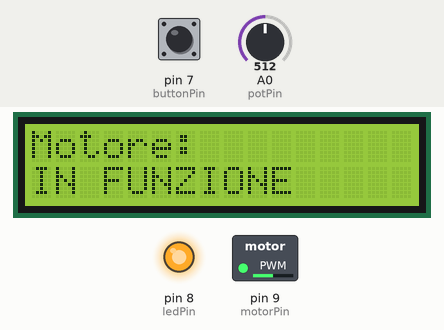
A sketch run on a simulated Arduino Uno, built with avr-gcc and run on an emulated ATmega328P. Parts: 16×2 character LCD, switched loads named in the sketch (green lamp = pin HIGH), output pins drawn as LEDs (lit = HIGH). Inputs (shaded band) come from the test bench; at power-on: pin 7 (buttonPin) HIGH, A0 (potPin) = 512. EEPROM starts erased.

Above: at 7.7 s.
7.8 s: pin 7 (buttonPin) pulled LOW for 0.15 s
At 9.4 s:
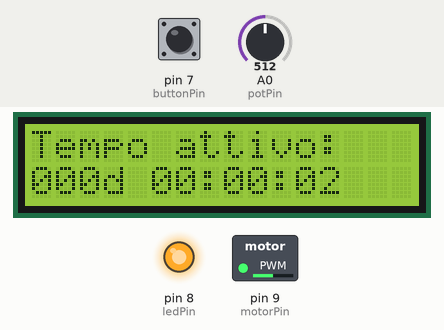
10.9 s: pin 7 (buttonPin) pulled LOW for 1 s
At 13.1 s:
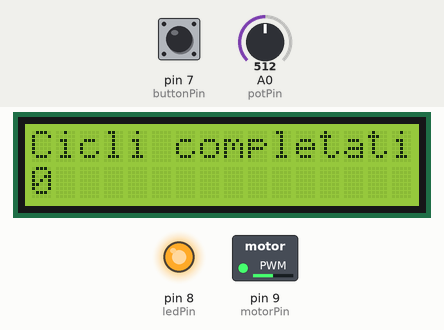
13.4 s: pin 7 (buttonPin) pulled LOW for 0.15 s
At 14.7 s:
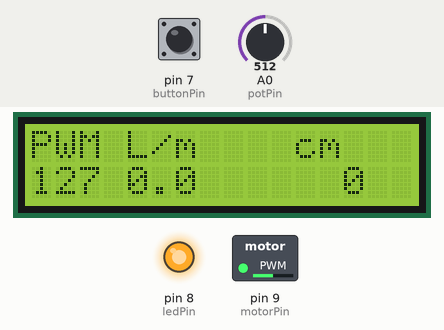
15.0 s: A0 (potPin) set to 716
At 15.4 s:
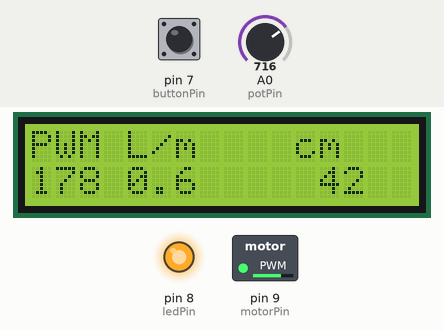
16.5 s: A0 (potPin) set to 900
At 17.0 s:
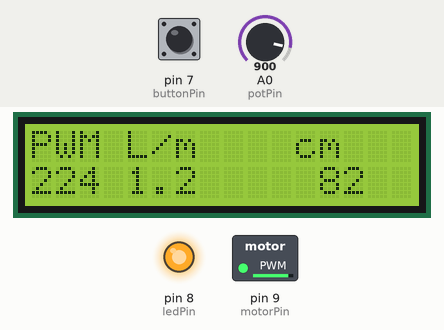
18.0 s: A0 (potPin) set to 122
At 18.7 s:
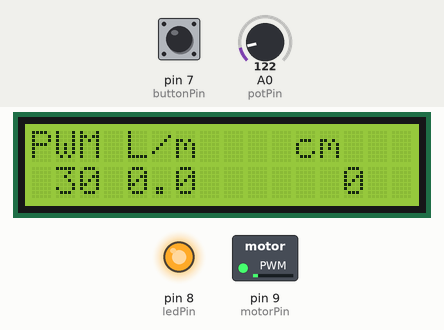
Timing chart, 0 to 38.3 s (numbered marks = the images above; inputs shaded):
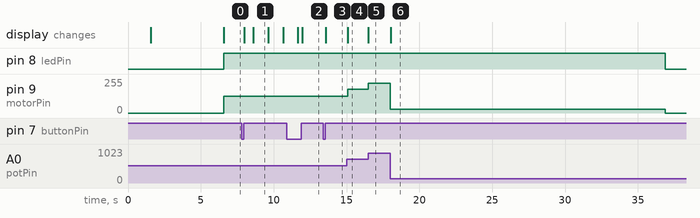

The sketch:

core.ino
```cpp
#include <LiquidCrystal.h>
#include <EEPROM.h>

LiquidCrystal lcd(12, 11, 5, 4, 3, 2);

// Pin config
const int motorPin = 9;
const int ledPin = 8;
const int buttonPin = 7;
const int potPin = A0;

// Pompa
const float portataMax = 1.67;
const int altezzaMax = 110;
const int pwmMinFunzionante = 130;

// Ciclo basato su tempo totale attivo
const int cicloOgni = 1200;   // Ogni 1200s = 20 min
const int durataOn = 30;      // Acceso per 30s

// EEPROM
const int EEPROM_ADDR_1 = 0;
const int EEPROM_ADDR_2 = EEPROM_ADDR_1 + sizeof(unsigned long);

// Variabili
unsigned long tempoUltimoSalvataggio = 0;
unsigned long tempoUltimoSecondo = 0;
unsigned long tempoAttivoTotale = 0;
unsigned long cicliCompletati = 0;

bool statoMotore = false;
bool resetEseguito = false;
bool buttonStatoPrecedente = HIGH;
unsigned long tempoInizioPressione = 0;
int paginaCorrente = 0;

// Anti-flicker
String ultimaRiga0 = "";
String ultimaRiga1 = "";

void setup() {
  pinMode(motorPin, OUTPUT);
  pinMode(ledPin, OUTPUT);
  pinMode(buttonPin, INPUT_PULLUP);

  lcd.begin(16, 2);
  mostraMessaggio("Sistema Avviato", "Carico dati...");
  delay(1500);

  EEPROM.get(EEPROM_ADDR_1, cicliCompletati);
  EEPROM.get(EEPROM_ADDR_2, tempoAttivoTotale);

  mostraMessaggio("STEM 2025 code:", "github:stindrago");
  delay(5000);
}

void loop() {
  unsigned long ora = millis();

  // Lettura potenziometro
  int lettura = analogRead(potPin);
  int pwm = map(lettura, 0, 1023, 0, 255);

  // Calcolo portata e altezza (per LCD)
  float portata = 0.0;
  int altezza = 0;
  if (pwm >= pwmMinFunzionante) {
    float perc = (pwm - pwmMinFunzionante) / float(255 - pwmMinFunzionante);
    portata = perc * portataMax;
    altezza = perc * altezzaMax;
  }

  // Contatore tempo attivo (simula tempo reale)
  if (ora - tempoUltimoSecondo >= 1000) {
    tempoUltimoSecondo = ora;
    tempoAttivoTotale++;
  }

  // Irrigazione basata su tempo attivo totale
  int secondiNelCiclo = tempoAttivoTotale % cicloOgni;

  if (secondiNelCiclo < durataOn) {
    if (!statoMotore) {
      statoMotore = true;
      digitalWrite(ledPin, HIGH);
      cicliCompletati++;
    }
    analogWrite(motorPin, pwm);
  } else {
    if (statoMotore) {
      statoMotore = false;
      digitalWrite(ledPin, LOW);
    }
    analogWrite(motorPin, 0);
  }

  // SALVATAGGIO EEPROM ogni 10s
  if (ora - tempoUltimoSalvataggio >= 10000) {
    EEPROM.put(EEPROM_ADDR_1, cicliCompletati);
    EEPROM.put(EEPROM_ADDR_2, tempoAttivoTotale);
    tempoUltimoSalvataggio = ora;
  }

  // GESTIONE PULSANTE
  bool buttonStato = digitalRead(buttonPin);

  if (buttonStato == LOW) {
    if (buttonStatoPrecedente == HIGH) {
      tempoInizioPressione = ora;
      resetEseguito = false;
    } else {
      if (!resetEseguito && (ora - tempoInizioPressione >= 15000)) {
        cicliCompletati = 0;
        tempoAttivoTotale = 0;
        EEPROM.put(EEPROM_ADDR_1, cicliCompletati);
        EEPROM.put(EEPROM_ADDR_2, tempoAttivoTotale);

        paginaCorrente = 0;
        ultimaRiga0 = "";
        ultimaRiga1 = "";

        mostraMessaggio("RESET & START", "Giorno = 08:00");
        delay(3000);
        lcd.clear();
        delay(200);

        resetEseguito = true;
      }
    }
  }

  if (buttonStato == HIGH && buttonStatoPrecedente == LOW && !resetEseguito) {
    paginaCorrente = (paginaCorrente + 1) % 4;
  }

  buttonStatoPrecedente = buttonStato;

  aggiornaLCD(pwm, portata, altezza);
  delay(100);
}

void aggiornaLCD(int pwm, float portata, int altezza) {
  String riga0, riga1;

  switch (paginaCorrente) {
    case 0:
      riga0 = "Motore:";
      riga1 = statoMotore ? "IN FUNZIONE" : "IN PAUSA";
      break;

    case 1:
      riga0 = "Tempo attivo:";
      riga1 = formattaTempo(tempoAttivoTotale);
      break;

    case 2:
      riga0 = "Cicli completati";
      riga1 = String(cicliCompletati);
      break;

    case 3:
      riga0 = "PWM L/m    cm";
      riga1 = formattaPWMinfo(pwm, portata, altezza);
      break;
  }

  scriviRiga(0, riga0, ultimaRiga0);
  scriviRiga(1, riga1, ultimaRiga1);
}

String formattaPWMinfo(int pwm, float portata, int altezza) {
  int pInt = int(portata);
  int pDec = int((portata - pInt) * 10);
  char buf[17];
  snprintf(buf, sizeof(buf), "%3d %d.%d    %3d", pwm, pInt, pDec, altezza);
  return String(buf);
}

void scriviRiga(int riga, String testo, String &ultimaRiga) {
  if (testo != ultimaRiga) {
    lcd.setCursor(0, riga);
    String completo = testo;
    while (completo.length() < 16) completo += " ";
    lcd.print(completo);
    ultimaRiga = testo;
  }
}

void mostraMessaggio(String riga0, String riga1) {
  lcd.setCursor(0, 0);
  lcd.print(riga0 + String("                ").substring(riga0.length()));
  lcd.setCursor(0, 1);
  lcd.print(riga1 + String("                ").substring(riga1.length()));
}

String formattaTempo(unsigned long secondi) {
  unsigned int giorni = secondi / 86400;
  unsigned int ore = (secondi % 86400) / 3600;
  unsigned int minuti = (secondi % 3600) / 60;
  unsigned int sec = secondi % 60;

  char buffer[17];
  snprintf(buffer, sizeof(buffer), "%03ud %02u:%02u:%02u", giorni, ore, minuti, sec);
  return String(buffer);
}
```

Measured:
- after the input at 7.8 s, the display: first changes after 0.19 s (image 1 shows a later state)
- after the input at 10.9 s, the display: first differs from a run without the input after 1.1 s (image 2)
- after the input at 13.4 s, the display: changes after 0.18 s (image 3)
- after the input at 15.0 s, pin 9 (motorPin): 127/255 → 178/255 after 0.09 s; the display: changes after 0.09 s (image 4)
- after the input at 16.5 s, pin 9 (motorPin): 178/255 → 224/255 at once; the display: changes at once (image 5)
- after the input at 18.0 s, pin 9 (motorPin): 224/255 → 30/255 at once, → 0/255 18.9 s later; the display: changes at once (image 6)
- what the display in image 1 shows lasts 1.0 s, from 8.6 s to 9.6 s
